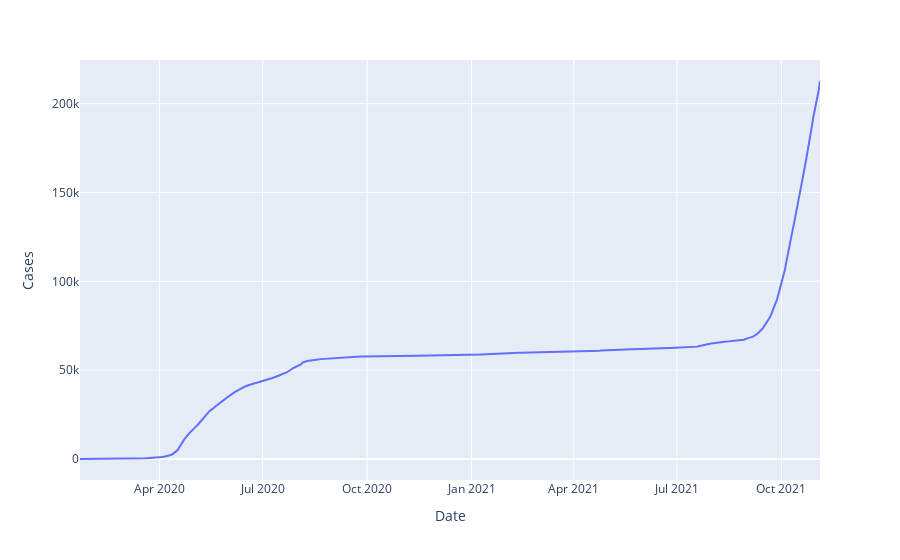

The notebook cell this image was saved under:
### Code cell
import requests
import plotly.express as px
import pandas as pd 
url = "https://api.covid19api.com/total/country/singapore/status/confirmed"

payload={}
headers = {}

response = requests.request("GET", url, headers=headers, data=payload)
 
df =  pd.DataFrame.from_dict(response.json())
fig = px.line(df, x='Date', y="Cases")
fig.show()

### Figure 1 — Plotly figure (JSON) as saved in the notebook; plotly's stock layout.template omitted (floating-point values rounded to 4 significant figures; data arrays with more than 128 entries replaced by an {"elided": "..."} marker saying what was removed)
{"data": [{"hovertemplate": "Date=%{x}<br>Cases=%{y}<extra></extra>", "legendgroup": "", "line": {"color": "#636efa", "dash": "solid"}, "mode": "lines", "name": "", "orientation": "v", "showlegend": false, "type": "scatter", "x": {"elided": "653 str values"}, "xaxis": "x", "y": {"elided": "653 int values"}, "yaxis": "y"}], "layout": {"legend": {"tracegroupgap": 0}, "margin": {"t": 60}, "xaxis": {"anchor": "y", "domain": [0, 1], "title": {"text": "Date"}}, "yaxis": {"anchor": "x", "domain": [0, 1], "title": {"text": "Cases"}}}}
